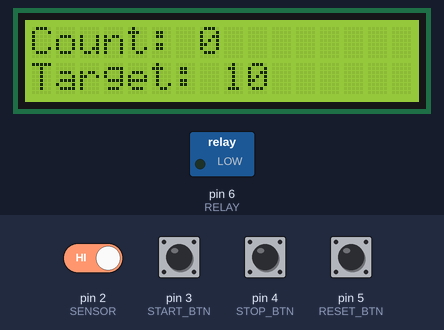
Simulated run of this sketch. Board: Arduino Uno, built with avr-gcc and run on an emulated ATmega328P. On the bench: 16×2 character LCD, switched loads named in the sketch (green lamp = pin HIGH). The test bench sets the inputs (shaded band); at power-on: pin 2 (SENSOR), pin 3 (START_BTN), pin 4 (STOP_BTN), pin 5 (RESET_BTN) HIGH. EEPROM starts erased.

Above: at 1.2 s.
1.3 s: pin 3 (START_BTN) pulled LOW for 0.15 s
At 2.1 s:
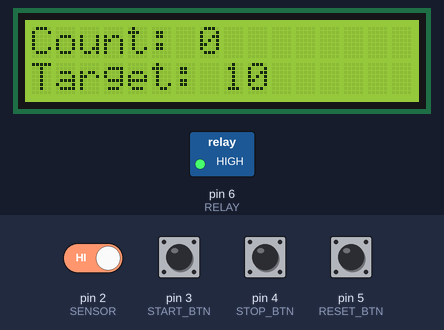
3.0 s: pin 2 (SENSOR) driven LOW
At 3.3 s:
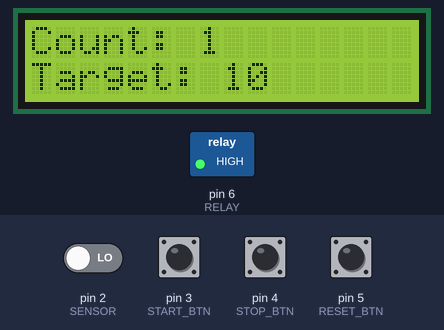
4.5 s: pin 4 (STOP_BTN) pulled LOW for 0.15 s
At 5.9 s:
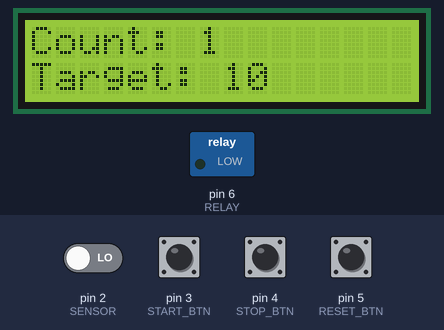
6.2 s: pin 3 (START_BTN) pulled LOW for 1 s
At 7.2 s:
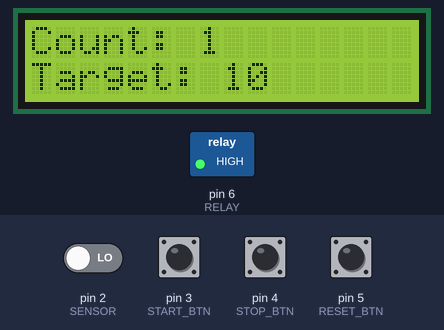
8.7 s: pin 4 (STOP_BTN) pulled LOW for 1 s
At 9.2 s:
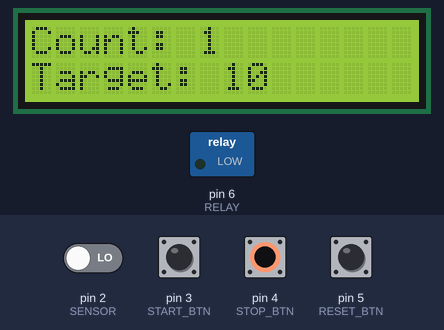
Timing chart, 0 to 11.7 s (numbered marks = the images above; inputs shaded):
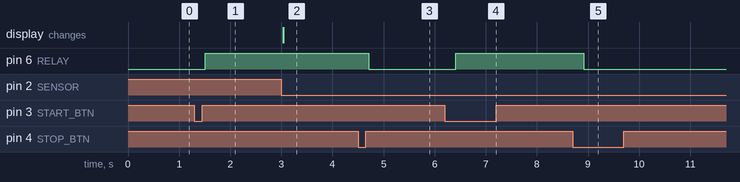

The sketch:

main.ino
```cpp
#include <EEPROM.h>
#include <Wire.h>
#include <LiquidCrystal_I2C.h>

LiquidCrystal_I2C lcd(0x27, 16, 2);

// ---------------- PIN DEFINITIONS ----------------
#define SENSOR 2
#define START_BTN 3
#define STOP_BTN 4
#define RESET_BTN 5
#define RELAY 6

volatile unsigned int count = 0;
unsigned int targetCount = 0;
bool running = false;

// ---------------- INTERRUPT FUNCTION ----------------
void counter() {
  if (running) {
    count++;
  }
}

void setup() {
  Serial.begin(9600);

  pinMode(SENSOR, INPUT_PULLUP);
  pinMode(START_BTN, INPUT_PULLUP);
  pinMode(STOP_BTN, INPUT_PULLUP);
  pinMode(RESET_BTN, INPUT_PULLUP);
  pinMode(RELAY, OUTPUT);

  digitalWrite(RELAY, LOW);

  attachInterrupt(digitalPinToInterrupt(SENSOR), counter, FALLING);

  lcd.init();
  lcd.backlight();

  // Read target value from EEPROM
  EEPROM.get(0, targetCount);

  if (targetCount == 0 || targetCount > 10000) {
    targetCount = 10;   // Default value
    EEPROM.put(0, targetCount);
  }

  displayData();
}

void loop() {

  // ---------------- START ----------------
  if (digitalRead(START_BTN) == LOW) {
    delay(200);
    running = true;
    digitalWrite(RELAY, HIGH);
  }

  // ---------------- STOP ----------------
  if (digitalRead(STOP_BTN) == LOW) {
    delay(200);
    running = false;
    digitalWrite(RELAY, LOW);
  }

  // ---------------- RESET ----------------
  if (digitalRead(RESET_BTN) == LOW) {
    delay(200);
    count = 0;
  }

  // ---------------- AUTO STOP ----------------
  if (count >= targetCount) {
    running = false;
    digitalWrite(RELAY, LOW);
  }

  displayData();
}

// ---------------- LCD DISPLAY ----------------
void displayData() {
  lcd.setCursor(0, 0);
  lcd.print("Count: ");
  lcd.print(count);
  lcd.print("   ");

  lcd.setCursor(0, 1);
  lcd.print("Target: ");
  lcd.print(targetCount);
  lcd.print("   ");
}
```

Measured:
- after the input at 1.3 s, pin 6 (RELAY): LOW → HIGH after 0.21 s
- after the input at 3.0 s, the display: changes at once (image 2)
- after the input at 4.5 s, pin 6 (RELAY): HIGH → LOW after 0.21 s
- after the input at 6.2 s, pin 6 (RELAY): LOW → HIGH after 0.21 s
- after the input at 8.7 s, pin 6 (RELAY): HIGH → LOW after 0.22 s
